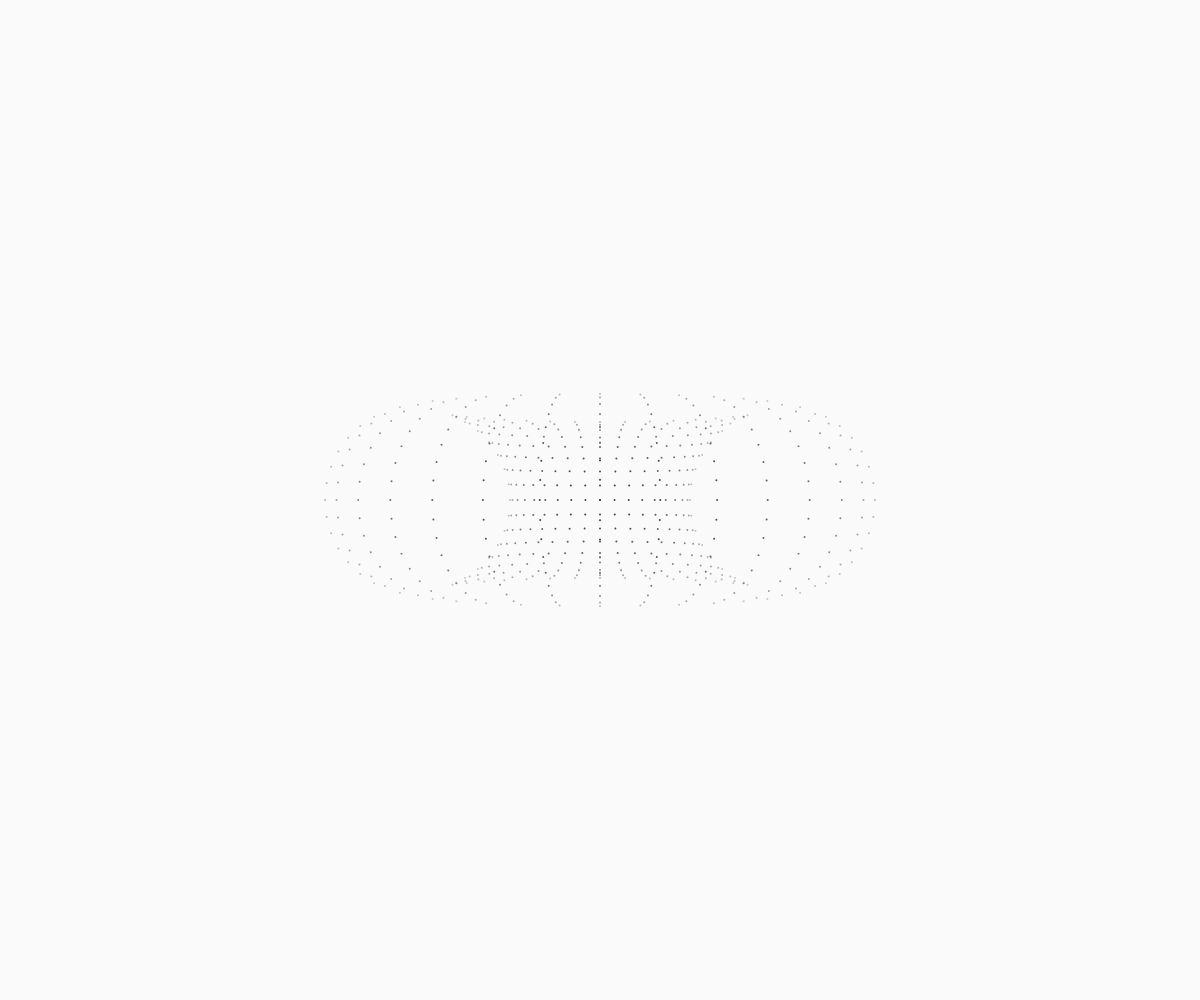
Frame 1 (no input)
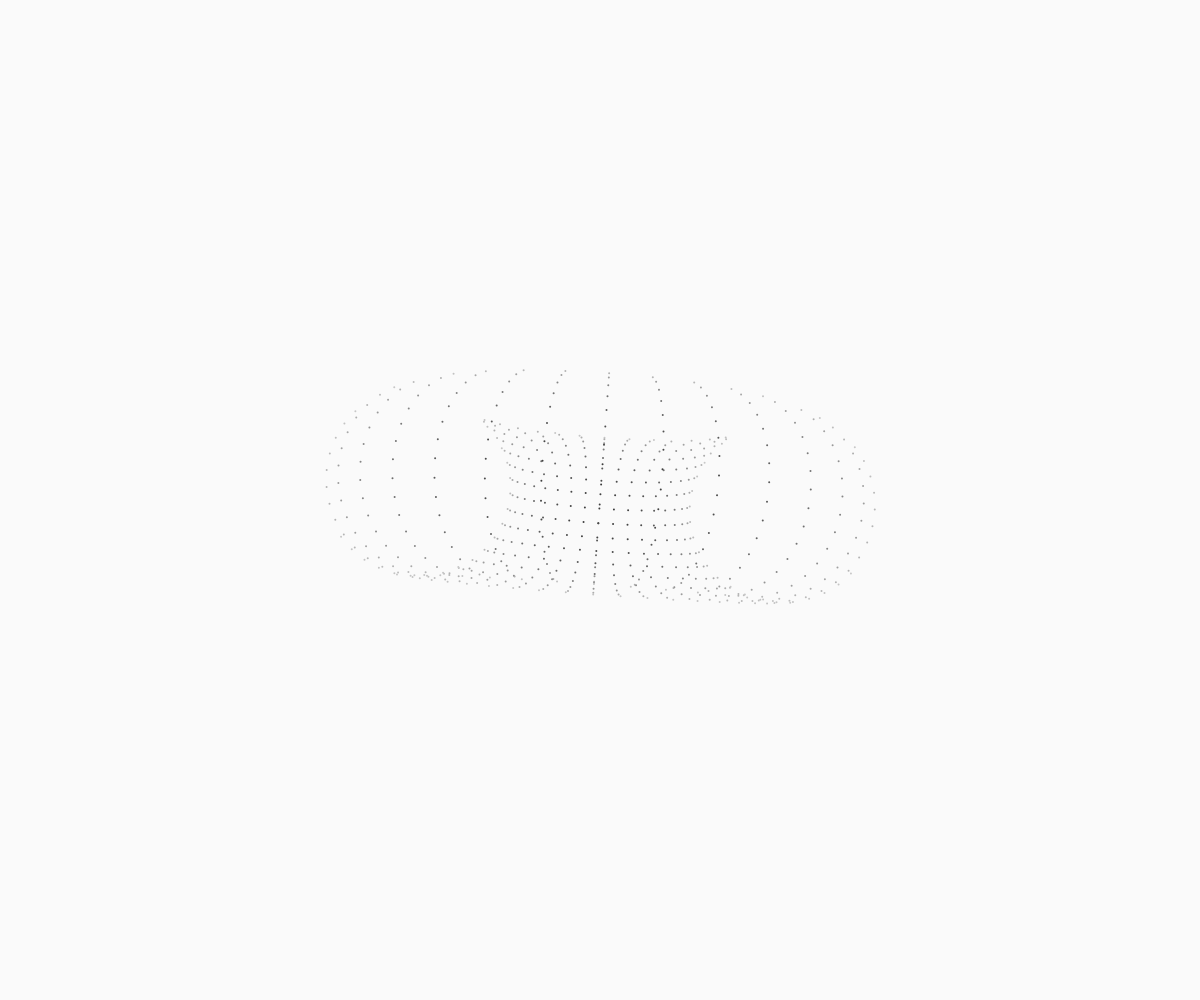
Frame 60 (no input)
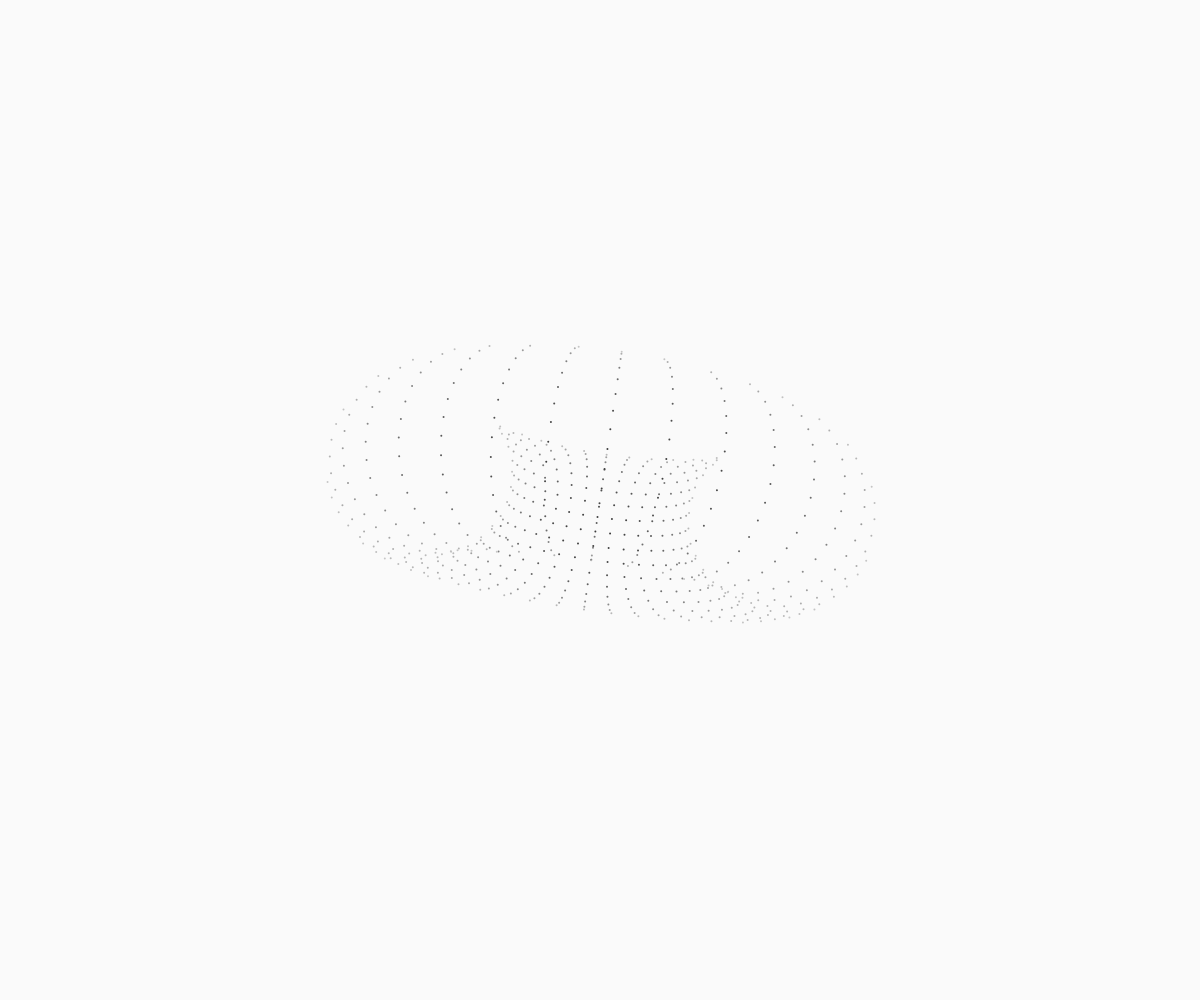
Frame 120 (the mouse pressed at the canvas centre since frame 60)

The p5.js sketch that drew these frames (run headless with seeded random() and noise() and a simulated clock; from frame 60 on, the mouse is pressed at the canvas centre):

// p5.js sketch
// ── sketch.js
const deg = 180;
let orig = [];
let x, y, z, xp, yp;

const zp = 1200;
const dtheta = 10;
const dalpha = 10;
const dbeta = 0.1;
const dphi = 0.07;

noise = 1e-5

const x0 = 0, y0 = 0, z0 = 3000;

let r1 = 450, r2 = 225;
let counter = 0;
let light = [0, 0, 0];
let a, b;

function setup() {
  createCanvas(windowWidth, windowHeight);
  angleMode(DEGREES);

  for (let j = 0; j < (2 * deg) / dtheta; j++) {
    x = x0 + (r1 + r2 * cos(j * dtheta));
    y = y0 + r2 * sin(j * dtheta);
    z = z0;
    orig.push([x, y, z]);
  }
}

function draw() {
  background(250, 250, 250);
  translate(width / 2, height / 2);
  scale(1, -1);
  noStroke();

  let torus = [];
  let torus2 = [];

  for (let i = 0; i < (2 * deg) / dalpha; i++) {
    let circ = [];

    for (let j = 0; j < orig.length; j++) {
      x = x0 + (orig[j][0] - x0) * cos(i * dalpha) + (orig[j][2] - z0) * sin(i * dalpha);
      y = y0 + (orig[j][1] - y0);
      z = z0 + (orig[j][0] - x0) * sin(i * dalpha) + (orig[j][2] - z0) * cos(i * dalpha);
      circ.push([x, y, z]);
    }

    torus.push(circ);
  }

  for (let i = 0; i < torus.length; i++) {
    let circ2 = [];

    for (let j = 0; j < torus[i].length; j++) {
      let xx = torus[i][j][0];
      let yx = (torus[i][j][1] - y0) * cos(dbeta * counter) - (torus[i][j][2] - z0) * sin(dbeta * counter);
      let zx = (torus[i][j][1] - y0) * sin(dbeta * counter) + (torus[i][j][2] - z0) * cos(dbeta * counter);

      let x1 = xx * cos(dphi * counter) + yx * sin(dphi * counter);
      let y1 = -1 * xx * sin(dphi * counter) + yx * cos(dphi * counter);
      let z1 = zx;

      circ2.push([x1, y1, z1]);
    }

    torus2.push(circ2);
  }

  for (let i = 0; i < torus2.length; i++) {
    let centerx = r1 * cos(-dalpha * i) * cos(dphi * counter) + r1 * sin(-dalpha * i) * sin(dbeta * counter) * sin(dphi * counter);
    let centery = -r1 * cos(-dalpha * i) * sin(dphi * counter) + r1 * sin(-dalpha * i) * sin(dbeta * counter) * cos(dphi * counter);
    let centerz = -r1 * sin(-dalpha * i) * cos(dbeta * counter);


    for (let j = 0; j < torus2[i].length; j++) {
      let x2 = torus2[i][j][0];
      let y2 = torus2[i][j][1];
      let z2 = torus2[i][j][2];

      let Nx = x2 - centerx;
      let Ny = y2 - centery;
      let Nz = z2 - centerz;

      let normalabs = sqrt(Nx * Nx + Ny * Ny + Nz * Nz);
      Nx /= normalabs;
      Ny /= normalabs;
      Nz /= normalabs;

      let lvectorx = -((x2 + x0) - light[0]);
      let lvectory = -((y2 + y0) - light[1]);
      let lvectorz = -((z2 + z0) - light[2]);

      let lightabs = sqrt(lvectorx*lvectorx + lvectory*lvectory + lvectorz*lvectorz);
      lvectorx /= lightabs;
      lvectory /= lightabs;
      lvectorz /= lightabs;

      let Brightness = Nx * lvectorx + Ny * lvectory + Nz * lvectorz;
      Brightness = constrain(Brightness, 0, 1);

      let xp = (x0 + x2) * (zp / (z2 + z0));
      let yp = (y0 + y2) * (zp / (z2 + z0));

      if (Brightness > 0) {
        // Invert: darker where it was brighter, using muted gray tones
        let gray = 200 - (Brightness * 140);
        fill(gray)
        circle(xp, yp, 2);
      }


    }
  }

  counter++;

}

// ── style.css
html, body {
  height: 100%;
  margin: 0;
  padding: 0;
  overflow: hidden;
  background: #fafafa;
}

body {
  display: flex;
  justify-content: center;
  align-items: center;
}

canvas {
  display: block;
}
